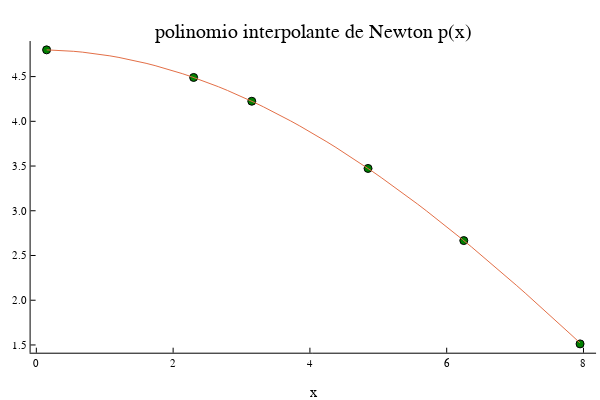

Notebook cell for this chart:
### Code cell
tval = linspace(mx,Mx,60)
yval = polyNewton(tval,datax,a)
scatter(datax,datay,xlabel="x",legend=false,grid=false,color="green")
plot!(tval,yval,title="polinomio interpolante de Newton p(x)")

### Figure 1 — Plotly figure (JSON) as saved in the notebook; plotly's stock layout.template omitted (floating-point values rounded to 4 significant figures)
{"data": [{"colorbar": {"title": ""}, "marker": {"color": ["rgba(0, 128, 0, 1.000)", "rgba(0, 128, 0, 1.000)", "rgba(0, 128, 0, 1.000)", "rgba(0, 128, 0, 1.000)", "rgba(0, 128, 0, 1.000)", "rgba(0, 128, 0, 1.000)"], "line": {"color": ["rgba(0, 0, 0, 1.000)", "rgba(0, 0, 0, 1.000)", "rgba(0, 0, 0, 1.000)", "rgba(0, 0, 0, 1.000)", "rgba(0, 0, 0, 1.000)", "rgba(0, 0, 0, 1.000)"], "width": 1}, "size": 8, "symbol": "circle"}, "mode": "markers", "name": "y1", "showlegend": true, "type": "scatter", "x": [0.15, 2.3, 3.15, 4.85, 6.25, 7.95], "xaxis": "x1", "y": [4.799, 4.49, 4.224, 3.473, 2.667, 1.512], "yaxis": "y1"}, {"colorbar": {"title": ""}, "line": {"color": "rgba(227, 111, 71, 1.000)", "dash": "solid", "shape": "linear", "width": 1}, "mode": "lines", "name": "y2", "showlegend": true, "type": "scatter", "x": [0.15, 0.2822, 0.4144, 0.5466, 0.6788, 0.811, 0.9432, 1.075, 1.208, 1.34, 1.472, 1.604, 1.736, 1.869, 2.001, 2.133, 2.265, 2.397, 2.53, 2.662, 2.794, 2.926, 3.058, 3.191, 3.323, 3.455, 3.587, 3.719, 3.852, 3.984, 4.116, 4.248, 4.381, 4.513, 4.645, 4.777, 4.909, 5.042, 5.174, 5.306, 5.438, 5.57, 5.703, 5.835, 5.967, 6.099, 6.231, 6.364, 6.496, 6.628, 6.76, 6.892, 7.025, 7.157, 7.289, 7.421, 7.553, 7.686, 7.818, 7.95], "xaxis": "x1", "y": [4.799, 4.795, 4.79, 4.782, 4.773, 4.761, 4.747, 4.732, 4.714, 4.694, 4.672, 4.648, 4.623, 4.595, 4.565, 4.533, 4.499, 4.464, 4.426, 4.386, 4.345, 4.302, 4.257, 4.21, 4.161, 4.11, 4.058, 4.004, 3.948, 3.89, 3.831, 3.77, 3.708, 3.644, 3.578, 3.511, 3.442, 3.372, 3.3, 3.227, 3.153, 3.077, 3.0, 2.921, 2.841, 2.761, 2.678, 2.595, 2.511, 2.425, 2.339, 2.251, 2.163, 2.074, 1.984, 1.893, 1.801, 1.709, 1.615, 1.522], "yaxis": "y1"}], "layout": {"annotations": [{"font": {"color": "rgba(0, 0, 0, 1.000)", "family": "sans-serif", "size": 20}, "rotation": 0, "showarrow": false, "text": "polinomio interpolante de Newton p(x)", "x": 0.5222, "xanchor": "center", "xref": "paper", "y": 1, "yanchor": "top", "yref": "paper"}], "height": 400, "margin": {"b": 20, "l": 0, "r": 0, "t": 20}, "paper_bgcolor": "rgba(255, 255, 255, 1.000)", "plot_bgcolor": "rgba(255, 255, 255, 1.000)", "showlegend": false, "width": 600, "xaxis1": {"anchor": "y1", "domain": [0.05101, 0.9934], "gridcolor": "rgba(0, 0, 0, 0.100)", "gridwidth": 0.5, "linecolor": "rgba(0, 0, 0, 1.000)", "mirror": false, "range": [-0.084, 8.184], "showgrid": false, "showline": true, "showticklabels": true, "tickangle": 0, "tickcolor": "rgb(0, 0, 0)", "tickfont": {"color": "rgba(0, 0, 0, 1.000)", "family": "sans-serif", "size": 11}, "tickmode": "array", "ticks": "inside", "ticktext": ["0", "2", "4", "6", "8"], "tickvals": [0, 2, 4, 6, 8], "title": "x", "titlefont": {"color": "rgba(0, 0, 0, 1.000)", "family": "sans-serif", "size": 15}, "type": "-", "visible": true, "zeroline": false, "zerolinecolor": "rgba(0, 0, 0, 1.000)"}, "yaxis1": {"anchor": "x1", "domain": [0.07581, 0.9415], "gridcolor": "rgba(0, 0, 0, 0.100)", "gridwidth": 0.5, "linecolor": "rgba(0, 0, 0, 1.000)", "mirror": false, "range": [1.413, 4.897], "showgrid": false, "showline": true, "showticklabels": true, "tickangle": 0, "tickcolor": "rgb(0, 0, 0)", "tickfont": {"color": "rgba(0, 0, 0, 1.000)", "family": "sans-serif", "size": 11}, "tickmode": "array", "ticks": "inside", "ticktext": ["1.5", "2.0", "2.5", "3.0", "3.5", "4.0", "4.5"], "tickvals": [1.5, 2, 2.5, 3, 3.5, 4, 4.5], "title": "", "titlefont": {"color": "rgba(0, 0, 0, 1.000)", "family": "sans-serif", "size": 15}, "type": "-", "visible": true, "zeroline": false, "zerolinecolor": "rgba(0, 0, 0, 1.000)"}}}
